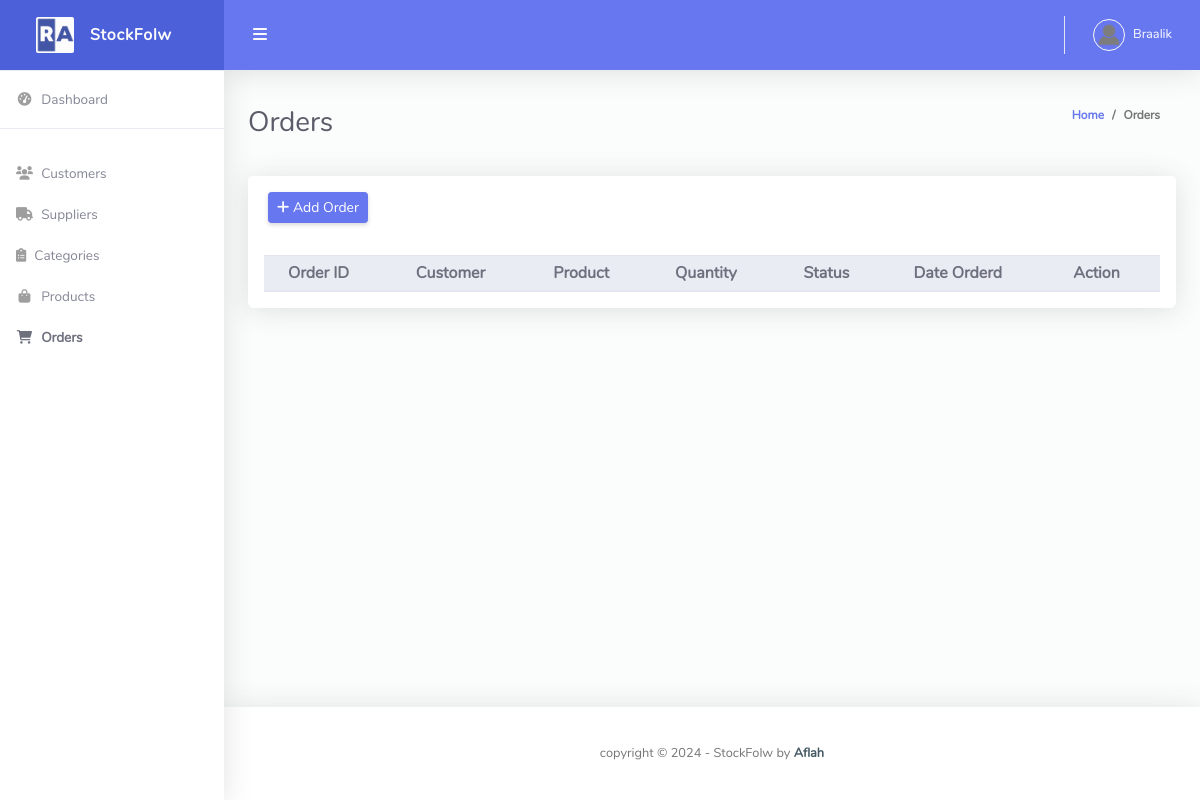
Page /order/ (signed in) on the earlier database version.
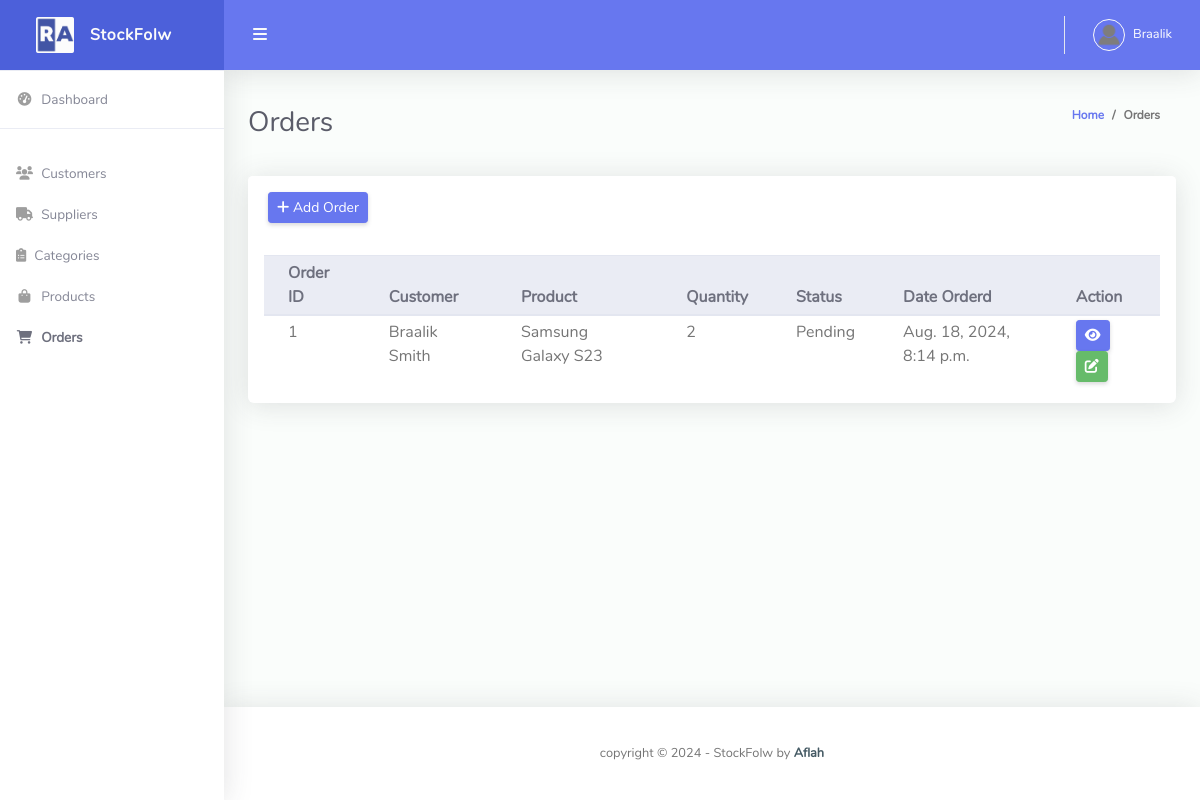
Same page on the later database version.
### stockflow/models.py (models this page shows, shortened)
class Order(models.Model):
    STATUS = (
        ('Pending', 'Pending'),
        ('Shipped', 'Shipped'),
        ('Delivered', 'Delivered'),
        ('Cancelled', 'Cancelled'),
    )
    customer = models.ForeignKey(Customer, on_delete=models.CASCADE)
    product = models.ForeignKey(Product, on_delete=models.CASCADE)
    quantity = models.PositiveIntegerField(default=1)
    status = models.CharField(max_length=200, choices=STATUS)
    date_created = models.DateTimeField(auto_now_add=True)

class Customer(models.Model):
    user = models.OneToOneField(User, null=True, blank=True, on_delete=models.CASCADE)
    name = models.CharField(max_length=200, null=True, blank=True)
    phone = models.CharField(max_length=200, null=True, blank=True)
    email = models.EmailField(max_length=200, null=True, blank=True)
    address = models.TextField(null=True, blank=True)
    profile_pic = models.ImageField(default="profile1.png", null=True, blank=True)
    date_created = models.DateTimeField(auto_now_add=True, null=True, blank=True)
    def __str__(self):
        return self.name if self.name else "Unnamed Customer"

class Product(models.Model):
    name = models.CharField(max_length=200)
    description = models.TextField(blank=True, null=True)
    price = models.DecimalField(max_digits=10, decimal_places=2)
    quantity = models.PositiveIntegerField(default=0)
    category = models.ForeignKey(Category, on_delete=models.CASCADE)
    supplier = models.ForeignKey(Supplier, on_delete=models.CASCADE)
    created_at = models.DateTimeField(auto_now_add=True)
    updated_at = models.DateTimeField(auto_now=True)
    def __str__(self):
        return self.name

### stockflow/views.py (the view)
# urls.py: path('order/', views.order, name='order'),
@login_required(login_url='login')
def order(request):
    orders = Order.objects.all()
    form = OrderForm()
    context = {'orders': orders, 'form': form}
    return render(request, 'order.html', context)

### templates/order.html (shortened to what this page needs)
{% extends 'base.html' %}
{% block content %}
<div class="container-fluid" id="container-wrapper">
    <div class="d-sm-flex align-items-center justify-content-between mb-4">
        <h1 class="h3 mb-0 text-gray-800">Orders</h1>
        <ol class="breadcrumb">
            <li class="breadcrumb-item"><a href="{% url 'home' %}">Home</a></li>
            <li class="breadcrumb-item">Orders</li>
        </ol>
    </div>
    <div class="row">
        <div class="col-lg-12">
            <div class="card mb-4">
                <div class="card-header py-3 d-flex flex-row align-items-center justify-content-between">
                    <button class="btn btn-sm btn-primary" data-toggle="modal" data-target="#modal-add-order">
                        <i class="fas fa-plus"></i> Add Order
                    </button>
                </div>
                <div class="table-responsive p-3">
                    <table class="table align-items-center table-flush table-hover table-sm" id="dataTableHover">
                        <thead class="thead-light">
                            <tr>
                                <th>Order ID</th>
                                <th>Customer</th>
                                <th>Product</th>
                                <th>Quantity</th>
                                <th>Status</th>
                                <th>Date Orderd</th>
                                <th>Action</th>
                            </tr>
                        </thead>
                        <tbody>
                            {% for order in orders %}
                            <tr>
                                <td>{{ order.id }}</td>
                                <td>{{ order.customer }}</td>
                                <td>{{ order.product }}</td>
                                <td>{{ order.quantity }}</td>
                                <td>{{ order.status }}</td>
                                <td>{{ order.date_created}}</td>
                                <td>
                                    <a href="" class="btn btn-sm btn-primary">
                                        <i class="fas fa-eye"></i>
                                    </a>
                                    <a href="" class="btn btn-sm btn-success" data-toggle="modal"
                                        data-target="#modal-update-">
                                        <i class="fas fa-edit"></i>
                                    </a>
                                </td>
                            </tr>
                            {% endfor %}
                        </tbody>
                    </table>
                </div>
            </div>
        </div>
    </div>
</div>
{% endblock %}

Differences in the rows shown:
added Order: id "1", customer "Braalik Smith", product "Samsung Galaxy S23", quantity "2", status "Pending", date_created "Aug. 18, 2024, 8:14 p.m."
